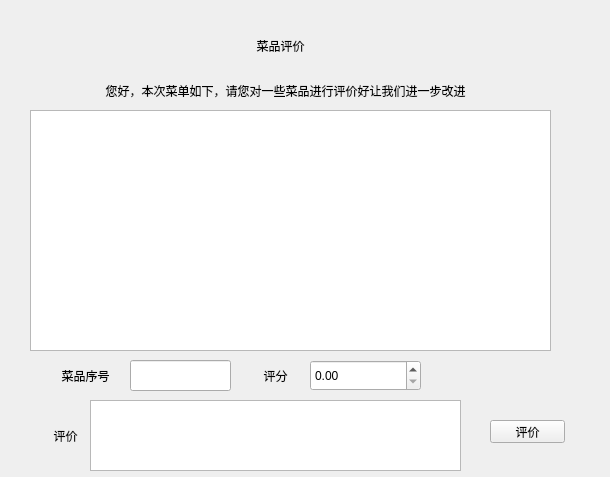
<?xml version="1.0" encoding="UTF-8"?>
<ui version="4.0">
 <class>Comment</class>
 <widget class="QWidget" name="Comment">
  <property name="geometry">
   <rect>
    <x>0</x>
    <y>0</y>
    <width>610</width>
    <height>477</height>
   </rect>
  </property>
  <property name="windowTitle">
   <string>Form</string>
  </property>
  <widget class="QLabel" name="Title">
   <property name="geometry">
    <rect>
     <x>200</x>
     <y>20</y>
     <width>161</width>
     <height>51</height>
    </rect>
   </property>
   <property name="styleSheet">
    <string notr="true">
font: 16pt &quot;华文行楷&quot;;</string>
   </property>
   <property name="text">
    <string>菜品评价</string>
   </property>
   <property name="alignment">
    <set>Qt::AlignCenter</set>
   </property>
  </widget>
  <widget class="QTableView" name="Order">
   <property name="geometry">
    <rect>
     <x>30</x>
     <y>110</y>
     <width>521</width>
     <height>241</height>
    </rect>
   </property>
  </widget>
  <widget class="QLabel" name="label">
   <property name="geometry">
    <rect>
     <x>20</x>
     <y>80</y>
     <width>531</width>
     <height>21</height>
    </rect>
   </property>
   <property name="styleSheet">
    <string notr="true">font: 11pt &quot;华文楷体&quot;;</string>
   </property>
   <property name="text">
    <string>您好，本次菜单如下，请您对一些菜品进行评价好让我们进一步改进</string>
   </property>
   <property name="alignment">
    <set>Qt::AlignCenter</set>
   </property>
  </widget>
  <widget class="QLineEdit" name="MenuId">
   <property name="geometry">
    <rect>
     <x>130</x>
     <y>360</y>
     <width>101</width>
     <height>31</height>
    </rect>
   </property>
  </widget>
  <widget class="QLabel" name="label_5">
   <property name="geometry">
    <rect>
     <x>40</x>
     <y>360</y>
     <width>91</width>
     <height>31</height>
    </rect>
   </property>
   <property name="styleSheet">
    <string notr="true">font: 12pt &quot;华文行楷&quot;;</string>
   </property>
   <property name="text">
    <string>菜品序号</string>
   </property>
   <property name="alignment">
    <set>Qt::AlignCenter</set>
   </property>
  </widget>
  <widget class="QLabel" name="label_6">
   <property name="geometry">
    <rect>
     <x>230</x>
     <y>360</y>
     <width>91</width>
     <height>31</height>
    </rect>
   </property>
   <property name="styleSheet">
    <string notr="true">font: 12pt &quot;华文行楷&quot;;</string>
   </property>
   <property name="text">
    <string>评分</string>
   </property>
   <property name="alignment">
    <set>Qt::AlignCenter</set>
   </property>
  </widget>
  <widget class="QDoubleSpinBox" name="Score">
   <property name="geometry">
    <rect>
     <x>310</x>
     <y>360</y>
     <width>111</width>
     <height>31</height>
    </rect>
   </property>
  </widget>
  <widget class="QLabel" name="label_7">
   <property name="geometry">
    <rect>
     <x>20</x>
     <y>420</y>
     <width>91</width>
     <height>31</height>
    </rect>
   </property>
   <property name="styleSheet">
    <string notr="true">font: 12pt &quot;华文行楷&quot;;</string>
   </property>
   <property name="text">
    <string>评价</string>
   </property>
   <property name="alignment">
    <set>Qt::AlignCenter</set>
   </property>
  </widget>
  <widget class="QTextEdit" name="CommentMsg">
   <property name="geometry">
    <rect>
     <x>90</x>
     <y>400</y>
     <width>371</width>
     <height>71</height>
    </rect>
   </property>
  </widget>
  <widget class="QPushButton" name="pushButton">
   <property name="geometry">
    <rect>
     <x>490</x>
     <y>420</y>
     <width>75</width>
     <height>23</height>
    </rect>
   </property>
   <property name="text">
    <string>评价</string>
   </property>
  </widget>
 </widget>
 <resources/>
 <connections/>
</ui>
